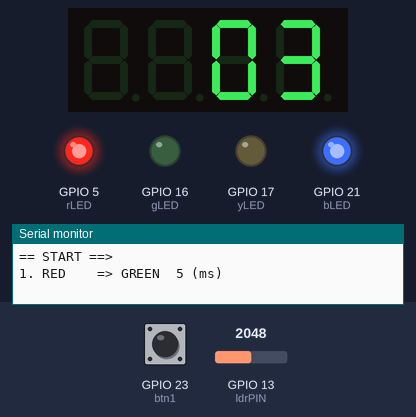
This program was run on a simulated ESP32. Parts: 4-digit seven-segment display, output pins drawn as LEDs (lit = HIGH), the last lines printed to the serial monitor. Dashed ring = blinking. Inputs (shaded band) come from the test bench; at power-on: GPIO 23 (btn1) HIGH, GPIO 13 (ldrPIN) = 2048.

Above: at 1.6 s.
1.7 s: GPIO 23 (btn1) pulled LOW for 0.15 s
At 2.2 s:
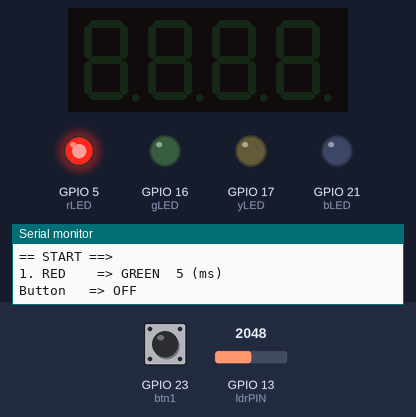
4.8 s: GPIO 13 (ldrPIN) set to 1061
6.5 s: GPIO 13 (ldrPIN) set to 936
At 7.0 s:
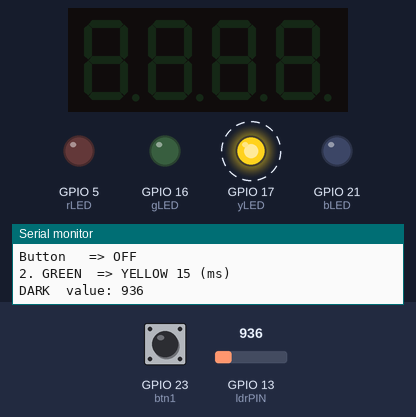
9.5 s: GPIO 23 (btn1) pulled LOW for 1 s
At 11.4 s:
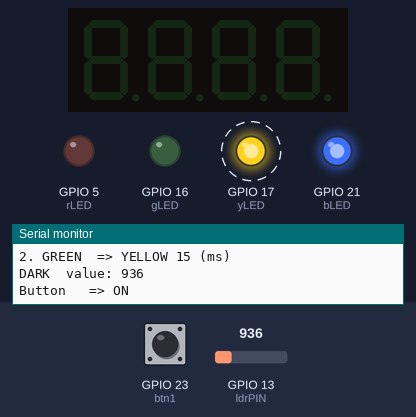
13.5 s: GPIO 13 (ldrPIN) set to 1040
At 14.0 s:
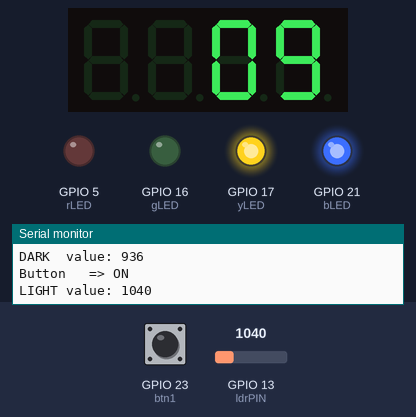
16.0 s: GPIO 13 (ldrPIN) set to 960
At 16.6 s:
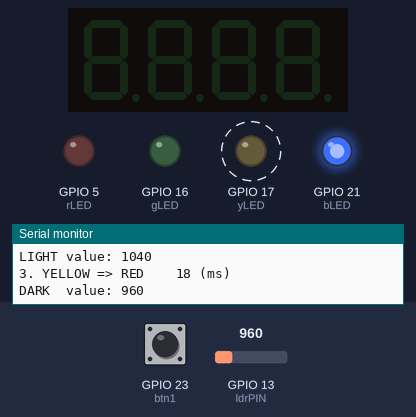
Timing chart, 0 to 20.0 s (numbered marks = the images above; inputs shaded):
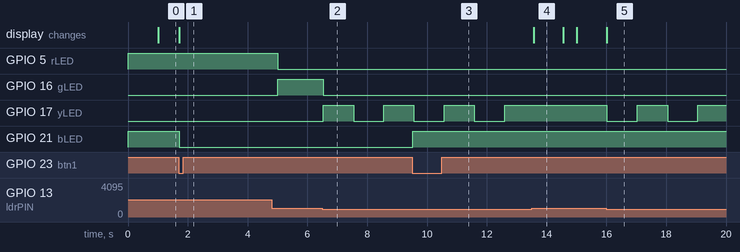

The program:

main.cpp
```cpp
#include <Arduino.h>
#include <TM1637Display.h>

// Pin - Đèn giao thông
#define rLED 5
#define yLED 17
#define gLED 16

// Pin - TM1637
#define CLK 15
#define DIO 2

// Pin - Cảm biến quang
#define ldrPIN 13

// Pin - Nút nhấn và đèn xanh dương
#define btn1 23
#define bLED 21 // Đèn xanh dương

// Thời gian chờ đèn
uint rTIME = 5000;
uint yTIME = 3000;
uint gTIME = 10000;

ulong currentMiliseconds = 0;
ulong ledTimeStart = 0;
ulong nextTimeTotal = 0;
int currentLED = 0;
int tmCounter = rTIME / 1000;
ulong counterTime = 0;

int darkThreshold = 1000;

TM1637Display display(CLK, DIO);

bool displayOn = true; // Trạng thái màn hình mặc định: BẬT
bool lastButtonState = HIGH;

bool IsReady(ulong &ulTimer, uint32_t milisecond);
void NonBlocking_Traffic_Light_TM1637();
bool isDark();
void YellowLED_Blink();
void CheckButtonPress();

void setup()
{
  Serial.begin(115200);

  // Khởi tạo các chân đầu ra
  pinMode(rLED, OUTPUT);
  pinMode(yLED, OUTPUT);
  pinMode(gLED, OUTPUT);
  pinMode(ldrPIN, INPUT);
  pinMode(btn1, INPUT_PULLUP);
  pinMode(bLED, OUTPUT);

  tmCounter = (rTIME / 1000) - 1;
  display.setBrightness(7);

  digitalWrite(yLED, LOW);
  digitalWrite(gLED, LOW);
  digitalWrite(rLED, HIGH);
  digitalWrite(bLED, HIGH); // Ban đầu đèn xanh dương tắt
  display.showNumberDec(tmCounter--, true, 2, 2);

  currentLED = rLED;
  nextTimeTotal += rTIME;
  Serial.println("== START ==>");
  Serial.print("1. RED    => GREEN  ");
  Serial.print((nextTimeTotal / 1000) % 60);
  Serial.println(" (ms)");
}

void loop()
{
  currentMiliseconds = millis();
  CheckButtonPress(); // Kiểm tra nút nhấn bật/tắt màn hình

  if (isDark())
  {
    YellowLED_Blink(); // Nếu trời tối => Nhấp nháy đèn vàng
    display.clear();
  }
  else
    NonBlocking_Traffic_Light_TM1637(); // Hiển thị đèn giao thôngthông
}

bool IsReady(ulong &ulTimer, uint32_t milisecond)
{
  if (currentMiliseconds - ulTimer < milisecond)
    return false;
  ulTimer = currentMiliseconds;
  return true;
}

void NonBlocking_Traffic_Light_TM1637()
{
  bool bShowCounter = false;

  switch (currentLED)
  {
  case rLED: // Đèn đỏ: 5 giây
    if (IsReady(ledTimeStart, rTIME))
    {
      digitalWrite(rLED, LOW);
      digitalWrite(gLED, HIGH);
      currentLED = gLED;
      nextTimeTotal += gTIME;
      tmCounter = (gTIME / 1000) - 1;
      bShowCounter = true;
      counterTime = currentMiliseconds;
      Serial.print("2. GREEN  => YELLOW ");
      Serial.print((nextTimeTotal / 1000) % 60);
      Serial.println(" (ms)");
    }
    break;
  case gLED: // Đèn xanh: 7 giây
    if (IsReady(ledTimeStart, gTIME))
    {
      digitalWrite(gLED, LOW);
      digitalWrite(yLED, HIGH);
      currentLED = yLED;
      nextTimeTotal += yTIME;
      tmCounter = (yTIME / 1000) - 1;
      bShowCounter = true;
      counterTime = currentMiliseconds;
      Serial.print("3. YELLOW => RED    ");
      Serial.print((nextTimeTotal / 1000) % 60);
      Serial.println(" (ms)");
    }
    break;
  case yLED: // Đèn vàng: 2 giây
    if (IsReady(ledTimeStart, yTIME))
    {
      digitalWrite(yLED, LOW);
      digitalWrite(rLED, HIGH);
      currentLED = rLED;
      nextTimeTotal += rTIME;
      tmCounter = (rTIME / 1000) - 1;
      bShowCounter = true;
      counterTime = currentMiliseconds;
      Serial.print("1. RED    => GREEN  ");
      Serial.print((nextTimeTotal / 1000) % 60);
      Serial.println(" (ms)");
    }
    break;
  }

  if (!bShowCounter)
    bShowCounter = IsReady(counterTime, 1000);

  if (bShowCounter && displayOn)
  {
    display.showNumberDec(tmCounter--, true, 2, 2);
  }
}

bool isDark()
{
  static ulong darkTimeStart = 0;
  static uint16_t lastValue = 0;
  static bool bDark = false;

  if (!IsReady(darkTimeStart, 50))
    return bDark;
  uint16_t value = analogRead(ldrPIN);
  if (value == lastValue)
    return bDark;

  if (value < darkThreshold)
  {
    if (!bDark)
    {
      digitalWrite(currentLED, LOW);
      Serial.print("DARK  value: ");
      Serial.println(value);
    }
    bDark = true;
  }
  else
  {
    if (bDark)
    {
      digitalWrite(currentLED, LOW);
      Serial.print("LIGHT value: ");
      Serial.println(value);
    }
    bDark = false;
  }

  lastValue = value;
  return bDark;
}

void YellowLED_Blink()
{
  static ulong yLedStart = 0;
  static bool isON = false;

  if (!IsReady(yLedStart, 1000))
    return;
  if (!isON)
    digitalWrite(yLED, HIGH);
  else
    digitalWrite(yLED, LOW);
  isON = !isON;
}

void CheckButtonPress()
{
  bool buttonState = digitalRead(btn1);

  if (buttonState == LOW && lastButtonState == HIGH)
  {                         // Khi nút được nhấn
    displayOn = !displayOn; // Đảo trạng thái màn hình

    if (displayOn)
    {

      display.showNumberDec(tmCounter, true, 2, 2);
      digitalWrite(bLED, HIGH); // Đèn bật
      Serial.println("Button   => ON ");
    }
    else
    {
      display.clear();         // Tắt màn hình
      digitalWrite(bLED, LOW); // Đèn tắt
      Serial.println("Button   => OFF ");
    }
  }
  lastButtonState = buttonState; // Cập nhật trạng thái nút
}
```

Measured:
- the behaviour switches between 1000 and 999 on GPIO 13 (ldrPIN) (found by bisection; images 1 and 2)
- after the input at 1.7 s, GPIO 21 (bLED): HIGH → LOW at once
- after the input at 6.5 s, GPIO 16 (gLED): HIGH → LOW at once; GPIO 17 (yLED): LOW → HIGH at once, → LOW 1.0 s later, → HIGH 1.0 s later
- after the input at 9.5 s, GPIO 21 (bLED): LOW → HIGH at once
- after the input at 13.5 s, GPIO 17 (yLED): stays HIGH (without the input it goes to LOW after 0.11 s); the display: changes after 0.07 s (image 4)
- after the input at 16.0 s, GPIO 5 (rLED): stays LOW (without the input it goes to HIGH after 2.0 s)
